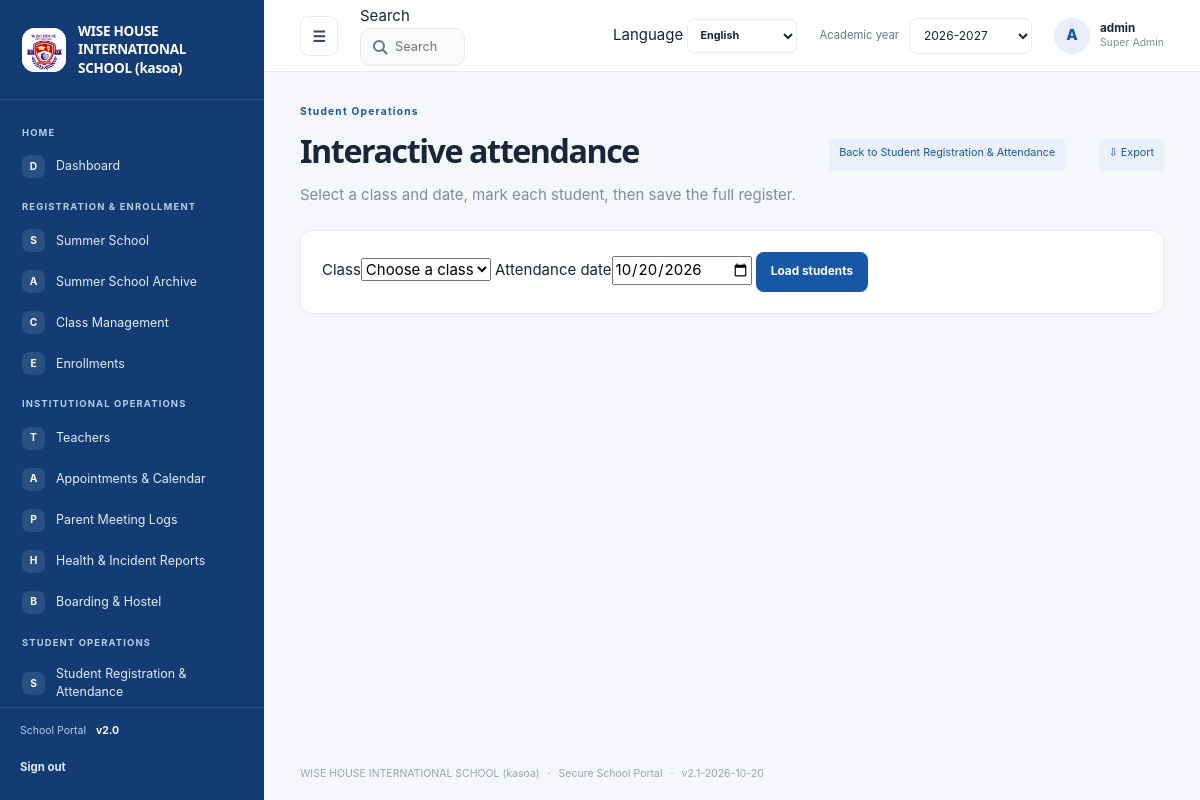
The app's page /attendance (signed in) with its own data.
### tables this page shows
CREATE TABLE settings (
    key TEXT PRIMARY KEY,
    value TEXT NOT NULL
);

CREATE TABLE navigation_items (
    id INTEGER PRIMARY KEY AUTOINCREMENT,
    category TEXT NOT NULL,
    title TEXT NOT NULL,
    icon TEXT NOT NULL DEFAULT 'circle',
    url_endpoint TEXT NOT NULL,
    route_arg TEXT NOT NULL DEFAULT '',
    is_active INTEGER NOT NULL DEFAULT 1 CHECK (is_active IN (0, 1)),
    display_order INTEGER NOT NULL DEFAULT 0
);

CREATE TABLE users (
    id INTEGER PRIMARY KEY AUTOINCREMENT,
    username TEXT NOT NULL UNIQUE,
    password_hash TEXT NOT NULL,
    role TEXT NOT NULL DEFAULT 'manager'
      CHECK (role IN (
        'super_admin', 'admin', 'manager', 'teacher', 'student', 'parent',
        'health_officer', 'boarding_master'
      )),
    email TEXT UNIQUE,
    teacher_id INTEGER REFERENCES teachers(id) ON DELETE CASCADE,
    student_id INTEGER REFERENCES students(id) ON DELETE CASCADE,
    is_active INTEGER NOT NULL DEFAULT 1 CHECK (is_active IN (0, 1))
);

### school_system/views.py (the view, shortened to what this page needs)
@bp.route("/attendance", methods=("GET", "POST"))
@roles_required(*ACADEMIC_WRITE_ROLES)
def attendance_roster():
    _require_module("attendance")
    db = get_db()
    user = _current_user()
    course_scope, course_params = _course_scope(user)
    courses = _sort_by_name(db.execute(
        "SELECT c.id,c.name,c.code FROM courses c WHERE 1=1"
        + course_scope,
        course_params,
    ).fetchall())
    course_id = _optional_int(request.values.get("course_id"))
    class_name = request.values.get("class_name", "").strip()
    attendance_date = request.values.get("attendance_date", date.today().isoformat()).strip()
    if not _valid_date(attendance_date):
        flash("Choose a valid attendance date.", "error")
        attendance_date = date.today().isoformat()
    selected_course = next((course for course in courses if course["id"] == course_id), None)
    if course_id and selected_course is None:
        abort(403 if user["role"] == "teacher" else 404)
    students = (
        _load_attendance_students(db, course_id, attendance_date)
        if selected_course else []
    )
    return render_template(
        "attendance.html",
        courses=courses,
        selected_course=selected_course,
        attendance_date=attendance_date,
        students=students,
    )

### school_system/auth.py (called while the page is built)
@bp.before_app_request
def load_logged_in_user():
    user_id = session.get("user_id")
    if user_id is None:
        session.pop("username", None)
        session.pop("role", None)
        return
    user = get_db().execute(
        "SELECT id, username, role, is_active FROM users WHERE id = ?", (user_id,)
    ).fetchone()
    if user is None or not user["is_active"]:
        session.clear()
    else:
        session["username"] = user["username"]
        session["role"] = user["role"]

def login_required(view):
    @functools.wraps(view)
    def wrapped_view(**kwargs):
        if session.get("user_id") is None:
            return redirect(url_for("auth.login"))
        return view(**kwargs)
    return wrapped_view

def roles_required(*roles):
    def decorator(view):
        @functools.wraps(view)
        @login_required
        def wrapped_view(**kwargs):
            if session.get("role") not in roles:
                abort(403)
            return view(**kwargs)
        return wrapped_view
    return decorator

### school_system/db.py (called while the page is built)
def get_db():
    if "db" not in g:
        g.db = sqlite3.connect(current_app.config["DATABASE"])
        g.db.row_factory = sqlite3.Row
        g.db.execute("PRAGMA foreign_keys = ON")
    return g.db

### school_system/views.py (called while the page is built, shortened)
def _tr_lower(text):
    return str(text).replace("İ", "i").replace("I", "ı").lower()

def _natural_key(text):
    key = []
    for part in re.split(r"(\d+)", _tr_lower(text).strip()):
        if part.isdigit():
            key.append((0, int(part), ()))
        else:
            key.append((1, 0, tuple(_TR_ORDER.get(ch, 100 + ord(ch)) for ch in part)))
    return key

def _sort_by_name(rows, field="name"):
    return sorted(rows, key=lambda row: _natural_key(row[field]))

@bp.app_template_filter("translate")
def translate(text, language="en"):
    if language == "en" or not isinstance(text, str):
        return text

def _module_states(db=None):
    db = db or get_db()
    settings = {
        row["key"]: row["value"]
        for row in db.execute(
            "SELECT key,value FROM settings WHERE key LIKE 'module_%'"
        ).fetchall()
    }
    return {
        name: settings.get("module_" + name, "1" if enabled else "0") == "1"
        for name, enabled in MODULE_DEFAULTS.items()
    }

def _require_module(name):
    if not _module_states().get(name, False):
        abort(404)

def _optional_int(value):
    try:
        return int(value) if value else None
    except (TypeError, ValueError):
        return None

### school_system/templates/attendance.html (shortened to what this page needs)
{% extends "base.html" %}
{% from "_export_menu.html" import export_menu with context %}
{% from "_attendance_roster.html" import roster_form with context %}
{% block content %}
  <section class="page-title-row">
    <div><span class="eyebrow">{{ 'Student Operations'|translate(language) }}</span><h1>{{ 'Interactive attendance'|translate(language) }}</h1>
      <p class="muted">{{ 'Select a class and date, mark each student, then save the full register.'|translate(language) }}</p></div>
    {% if session.get('role') in ('super_admin', 'manager', 'admin') %}
      <a class="button-small secondary-button" href="{{ url_for('views.student_registration', tab='attendance') }}">{{ 'Back to Student Registration & Attendance'|translate(language) }}</a>
    {% endif %}
      {{ export_menu(url_for('views.export_attendance', course_id=selected_course.id if selected_course else None, attendance_date=attendance_date if selected_course else None)) }}
  </section>
  <section class="portal-card roster-card">
    <form method="get" class="roster-filter">
      <label>{{ 'Class'|translate(language) }}<select name="class_name" class="form-control" required>
        <option value="">{{ 'Choose a class'|translate(language) }}</option>
      </select></label>
      <label>{{ 'Attendance date'|translate(language) }}<input type="date" name="attendance_date" value="{{ attendance_date }}" required></label>
      <button type="submit">{{ 'Load students'|translate(language) }}</button>
    </form>
  </section>
{% endblock %}

### school_system/templates/base.html (shortened to what this page needs)
<!doctype html>
<html lang="{{ language or 'en' }}" dir="{{ 'rtl' if language in ('ar',) else 'ltr' }}">
  <head>
    <link rel="stylesheet" href="{{ url_for('static', filename='style.css') }}">
    <link rel="stylesheet" href="{{ url_for('static', filename='portal.css') }}">
  </head>
  <body class="{% block body_class %}portal-body{% endblock %}">
    {% if session.get('user_id') and not public_page|default(false) %}
      <div class="portal-shell" id="portal-shell">
        <aside class="sidebar" id="sidebar" style="background-color: {{ site_settings.sidebar_color }};">
          <a class="school-brand" href="{{ url_for('views.dashboard') }}">
            <span class="school-logo">
              {% if brand_settings.get('logo_filename') %}
                <img src="{{ url_for('views.uploaded_logo', filename=brand_settings.get('logo_filename')) }}" alt="{{ school_name }} logo">
              {% else %}<span class="logo-mark">W</span>{% endif %}
            </span>
            <span class="school-name">{{ school_name }}</span>
          </a>
          <div class="sidebar-scroll" data-scroll-keep="sidebar" data-scroll-global>
            {% set nav_state = namespace(category=None) %}
            {% for item in nav_items %}
              {% if item.category != nav_state.category %}
                {% if not loop.first %}</section>{% endif %}
                <section class="nav-group"><p class="nav-heading">{{ item.category }}</p>
                {% set nav_state.category = item.category %}
              {% endif %}
              <a class="nav-link {% if request.endpoint == item.url_endpoint and (not item.get('resource') or request.view_args.get('resource') == item.get('resource')) %}active{% endif %}"
                href="{{ url_for(item.url_endpoint, resource=item.resource) if item.get('resource') else url_for(item.url_endpoint, module=item.module) if item.get('module') else url_for(item.url_endpoint) }}">
                <span class="nav-icon" aria-hidden="true">{{ item.icon[:1]|upper }}</span><span>{{ item.title }}</span>
              </a>
            {% endfor %}
            {% if nav_items %}</section>{% endif %}
          </div>
          <div class="sidebar-footer">
            <span class="sidebar-version">School Portal <b>v2.0</b></span>
            <form action="{{ url_for('auth.logout') }}" method="post">
              <button class="sidebar-logout" type="submit">{{ 'Sign out'|translate(language) }}</button>
            </form>
          </div>
        </aside>
        <div class="portal-main">
          <header class="topbar">
            <button class="icon-button menu-toggle" id="menu-toggle" type="button" aria-label="Toggle navigation" aria-expanded="true">☰</button>
            {% include "_global_search.html" %}
            <form class="language-select" method="post" action="{{ url_for('views.change_language') }}">
              <label for="portal-language" class="sr-only">Language</label>
              <select id="portal-language" name="language" aria-label="Language" onchange="this.form.submit()">
                {% for code, label in languages.items() %}
                  <option value="{{ code }}" {% if language == code %}selected{% endif %}>{{ label }}</option>
                {% endfor %}
              </select>
            </form>
            <form class="year-select" method="get" action="{{ url_for('views.dashboard') }}">
              <label for="academic-year">{{ 'Academic year'|translate(language) }}</label>
              <select id="academic-year" name="year" onchange="this.form.submit()">
                {% set year = request.args.get('year', academic_year) %}
                {% for option in academic_year_options %}
                  <option value="{{ option }}" {% if year == option %}selected{% endif %}>{{ option }}</option>
                {% endfor %}
              </select>
            </form>
            <a class="profile-chip" href="{{ url_for('views.profile') }}" aria-label="User profile">
              <span class="avatar">{{ session.get('username', 'U')[:1]|upper }}</span>
              <span class="profile-copy"><b>{{ session.get('username') }}</b><small>{{ role_label }}</small></span>
            </a>
          </header>
          <main class="page-content">
            {% block content %}{% endblock %}
          </main>
          <footer class="page-footer">{{ school_name }} <span>·</span> Secure School Portal <span>·</span> v{{ app_version }}</footer>
        </div>
      </div>
    {% else %}
      {% for category, message in get_flashed_messages(with_categories=true) %}
        <p class="flash {{ category }} login-flash" role="status">{{ message|translate(language) }}</p>
      {% endfor %}
      {% block public_content %}{% endblock %}
    {% endif %}
  </body>
</html>

### school_system/templates/_export_menu.html (shortened to what this page needs)
{% macro export_menu(url, label=None) %}
  <details class="export-menu">
    <summary class="button-small secondary-button">⇩ {{ (label or 'Export')|translate(language) }}</summary>
  </details>
{% endmacro %}

### school_system/templates/_global_search.html (shortened to what this page needs)
<div class="global-search" role="search">
  <label for="global-search-input" class="sr-only">{{ 'Search'|translate(language) }}</label>
  <input id="global-search-input" type="search" autocomplete="off" maxlength="60"
    placeholder="{{ 'Search students, teachers, pages…'|translate(language) }}" aria-controls="gs-panel" aria-expanded="false">
</div>

### school_system/static/style.css (style rules this page uses)
:root { color-scheme:light;--primary:#1758a6;--ink:#17263a;--muted:#7f8da1;--line:#e7ebf1;--canvas:#f5f7fb;font:15px/1.5 -apple-system,BlinkMacSystemFont,'Segoe UI',sans-serif;color:var(--ink);background:var(--canvas) }
* { box-sizing:border-box }
body { margin:0 }
a { color:inherit;text-decoration:none }
button,input,select,textarea { font:inherit }
button { cursor:pointer }
h1,h2,h3,p { margin-top:0 }
h1,h2,h3,.school-name,.metric-card strong { font-family:system-ui,-apple-system,BlinkMacSystemFont,'Segoe UI',sans-serif }
h1 { margin-bottom:8px;font-size:clamp(1.65rem,3vw,2.15rem);letter-spacing:-.045em }
.muted { margin-bottom:0;color:var(--muted) }
.eyebrow { display:block;margin-bottom:8px;color:var(--primary);font-size:.68rem;font-weight:700;letter-spacing:.12em }
.portal-shell { display:flex;min-height:100vh }
.sidebar { position:fixed;z-index:10;inset:0 auto 0 0;display:flex;width:264px;flex-direction:column;background:var(--sidebar-bg,#123c73);color:#fff;transition:width .22s ease,transform .22s ease }
.school-brand { display:flex;min-height:100px;align-items:center;gap:12px;padding:20px 22px;border-bottom:1px solid #ffffff1c }
.school-logo { display:grid;width:44px;height:44px;flex:0 0 44px;place-items:center;overflow:hidden;border-radius:13px;background:#fff }
.school-logo img { width:100%;height:100%;object-fit:contain }
.school-name { max-width:160px;font-size:.9rem;font-weight:800;line-height:1.35;letter-spacing:-.02em }
.sidebar-scroll { flex:1;overflow-y:auto;padding:12px 12px 18px }
.nav-group { margin-bottom:14px }
.nav-heading { margin:14px 10px 7px;color:#b4cee9;font-size:.63rem;font-weight:700;letter-spacing:.12em;text-transform:uppercase }
.nav-link { display:flex;min-height:39px;align-items:center;gap:11px;margin:2px 0;padding:8px 10px;border-radius:8px;color:#e1ecf8;font-size:.83rem;transition:background .15s,color .15s }
.nav-icon { display:grid;width:23px;height:23px;flex:0 0 23px;place-items:center;border-radius:7px;background:#ffffff1a;color:#fff;font-size:.68rem;font-weight:700 }
.sidebar-footer { padding:15px 20px;border-top:1px solid #ffffff1c;color:#b9cce2;font-size:.7rem }
.sidebar-version b { margin-left:7px;color:#fff }
.sidebar-logout { width:100%;min-height:34px;justify-content:flex-start;margin-top:12px;padding:6px 0;background:transparent;color:#dce9f7;font-size:.76rem }
.portal-main { display:flex;min-width:0;min-height:100vh;flex:1;flex-direction:column;margin-left:264px;transition:margin-left .22s ease }
.topbar { position:sticky;z-index:5;top:0;display:flex;height:72px;align-items:center;gap:22px;padding:0 clamp(20px,3vw,44px);border-bottom:1px solid var(--line);background:#fff }
.icon-button { display:grid;width:38px;height:38px;place-items:center;border:1px solid var(--line);border-radius:9px;background:#fff;color:#384c62;font-size:1rem }
.year-select { display:flex;align-items:center;gap:10px;color:#66768a;font-size:.75rem }
.year-select select { min-height:36px;padding:5px 26px 5px 10px;border:1px solid var(--line);border-radius:8px;background:#fff;color:var(--ink);font-size:.8rem }
.profile-chip { display:flex;align-items:center;gap:10px }
.avatar { display:grid;width:36px;height:36px;flex:0 0 36px;place-items:center;border-radius:50%;background:#e8effb;color:var(--primary);font-weight:800 }
.profile-copy { display:grid;font-size:.78rem;line-height:1.35 }
.profile-copy small { color:var(--muted);font-size:.7rem }
.page-content { width:min(1520px,100%);flex:1;margin:0 auto;padding:32px clamp(20px,3vw,44px) 40px }
.page-footer { padding:0 clamp(20px,3vw,44px) 18px;color:#9aa5b3;font-size:.7rem }
.page-footer span { padding:0 5px }
.welcome-row,.page-title-row { display:flex;align-items:flex-end;justify-content:space-between;gap:20px;margin-bottom:24px }
.portal-card { min-width:0;padding:21px;border:1px solid var(--line);border-radius:12px;background:#fff;box-shadow:0 2px 5px #23364b05 }
.page-title-row { align-items:center }
button,.primary-button { display:inline-flex;min-height:40px;align-items:center;justify-content:center;gap:8px;padding:9px 15px;border:0;border-radius:8px;background:var(--primary);color:#fff;font-size:.79rem;font-weight:700 }
.button-small { min-height:30px;padding:6px 9px;font-size:.68rem }
.secondary-button { background:#edf2f8;color:#455a72 }

### school_system/templates/_export_menu.html (style rules this page uses)
.export-menu { position:relative;display:inline-block }
.export-menu summary { list-style:none;cursor:pointer }

### records on screen
settings: value (picture)
settings: value "WISE HOUSE INTERNATIONAL SCHOOL (kasoa)"
navigation_items: category "HOME", icon "D", title "Dashboard"
navigation_items: category "REGISTRATION & ENROLLMENT", icon "S", title "Summer School"
navigation_items: icon "A", title "Summer School Archive"
navigation_items: icon "C", title "Class Management"
navigation_items: icon "E", title "Enrollments"
navigation_items: category "INSTITUTIONAL OPERATIONS", icon "T", title "Teachers"
navigation_items: icon "A", title "Appointments & Calendar"
navigation_items: icon "P", title "Parent Meeting Logs"
navigation_items: icon "H", title "Health & Incident Reports"
navigation_items: icon "B", title "Boarding & Hostel"
navigation_items: category "STUDENT OPERATIONS", icon "S", title "Student Registration & Attendance"
settings: value "Sign out", value "Search", value "Search students, teachers, pages…", language "English", value "Academic year", value "Student Operations", value "Interactive attendance", value "Select a class and date, mark each student, then save the full register.", value "Back to Student Registration & Attendance", value "Export", value "Class", class_name "Choose a class", value "Attendance date", value "Load students"
settings: year "2026-2027"
users: username "A", get "admin"

### other values on screen
{{ role_label }} "Super Admin"
{{ app_version }} "2.1-2026-10-20"
